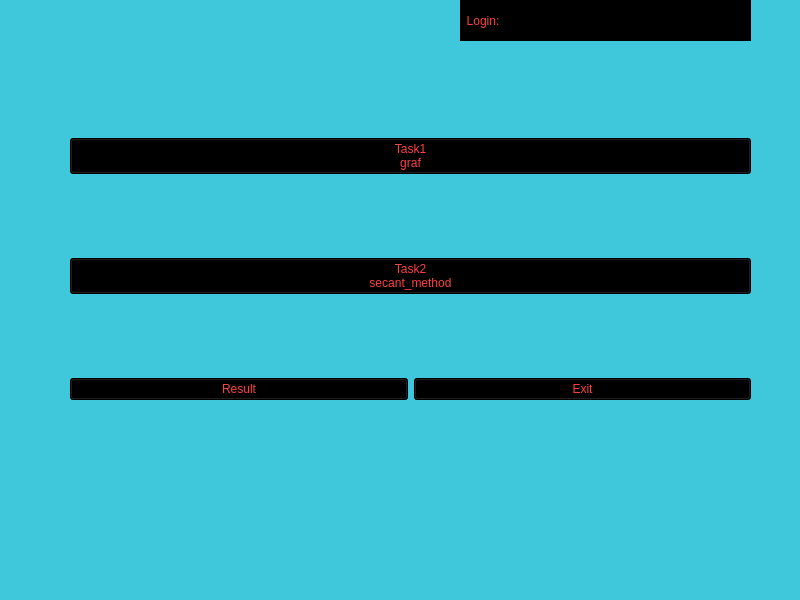
<?xml version="1.0" encoding="UTF-8"?>
<ui version="4.0">
 <class>MainWindow</class>
 <widget class="QMainWindow" name="MainWindow">
  <property name="geometry">
   <rect>
    <x>0</x>
    <y>0</y>
    <width>800</width>
    <height>600</height>
   </rect>
  </property>
  <property name="windowTitle">
   <string>MainWindow</string>
  </property>
  <property name="styleSheet">
   <string notr="true">background-color: rgb(63, 199, 220);</string>
  </property>
  <widget class="QWidget" name="centralwidget">
   <widget class="QWidget" name="verticalLayoutWidget">
    <property name="geometry">
     <rect>
      <x>70</x>
      <y>60</y>
      <width>681</width>
      <height>421</height>
     </rect>
    </property>
    <layout class="QVBoxLayout" name="verticalLayout">
     <item>
      <layout class="QHBoxLayout" name="horizontalLayout">
       <item>
        <widget class="QPushButton" name="pushButton_task1">
         <property name="baseSize">
          <size>
           <width>0</width>
           <height>0</height>
          </size>
         </property>
         <property name="styleSheet">
          <string notr="true">font: 700 14pt &quot;Times New Roman&quot;;
color: rgb(255, 64, 64);
background-color: rgb(0, 0, 0);
selection-color: rgb(255, 43, 75);

</string>
         </property>
         <property name="text">
          <string>Task1
graf</string>
         </property>
        </widget>
       </item>
      </layout>
     </item>
     <item>
      <layout class="QHBoxLayout" name="horizontalLayout_3">
       <item>
        <widget class="QPushButton" name="pushButton_task2">
         <property name="baseSize">
          <size>
           <width>0</width>
           <height>0</height>
          </size>
         </property>
         <property name="styleSheet">
          <string notr="true">font: 700 14pt &quot;Times New Roman&quot;;
color: rgb(255, 64, 64);
background-color: rgb(0, 0, 0);
selection-color: rgb(255, 43, 75);

</string>
         </property>
         <property name="text">
          <string>Task2
secant_method</string>
         </property>
        </widget>
       </item>
      </layout>
     </item>
     <item>
      <layout class="QHBoxLayout" name="horizontalLayout_2">
       <item>
        <widget class="QPushButton" name="pushButton_result">
         <property name="styleSheet">
          <string notr="true">font: 700 14pt &quot;Times New Roman&quot;;
color: rgb(255, 64, 64);
background-color: rgb(0, 0, 0);
selection-color: rgb(255, 43, 75);
</string>
         </property>
         <property name="text">
          <string>Result</string>
         </property>
        </widget>
       </item>
       <item>
        <widget class="QPushButton" name="pushButton_exit">
         <property name="baseSize">
          <size>
           <width>0</width>
           <height>0</height>
          </size>
         </property>
         <property name="styleSheet">
          <string notr="true">font: 700 14pt &quot;Times New Roman&quot;;
color: rgb(255, 64, 64);
background-color: rgb(0, 0, 0);
selection-color: rgb(255, 43, 75);

</string>
         </property>
         <property name="text">
          <string>Exit</string>
         </property>
        </widget>
       </item>
      </layout>
     </item>
    </layout>
   </widget>
   <widget class="QLabel" name="label1">
    <property name="geometry">
     <rect>
      <x>460</x>
      <y>0</y>
      <width>91</width>
      <height>41</height>
     </rect>
    </property>
    <property name="styleSheet">
     <string notr="true">font: 700 14pt &quot;Times New Roman&quot;;
color: rgb(255, 64, 64);
background-color: rgb(0, 0, 0);
</string>
    </property>
    <property name="text">
     <string>  Login:   </string>
    </property>
   </widget>
   <widget class="QLabel" name="label_login">
    <property name="geometry">
     <rect>
      <x>550</x>
      <y>0</y>
      <width>201</width>
      <height>41</height>
     </rect>
    </property>
    <property name="styleSheet">
     <string notr="true">font: 700 14pt &quot;Times New Roman&quot;;
color: rgb(255, 64, 64);
background-color: rgb(0, 0, 0);
</string>
    </property>
    <property name="text">
     <string/>
    </property>
   </widget>
  </widget>
  <widget class="QMenuBar" name="menubar">
   <property name="geometry">
    <rect>
     <x>0</x>
     <y>0</y>
     <width>800</width>
     <height>26</height>
    </rect>
   </property>
  </widget>
  <widget class="QStatusBar" name="statusbar"/>
 </widget>
 <resources/>
 <connections/>
</ui>
